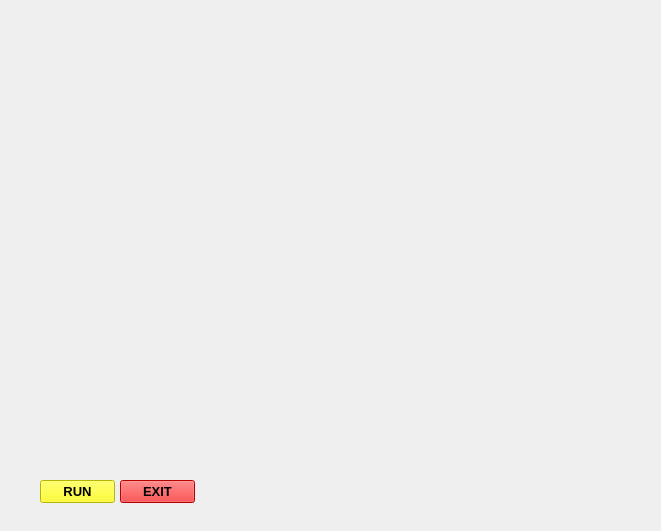
<?xml version="1.0" encoding="UTF-8"?>
<ui version="4.0">
 <class>ANDY</class>
 <widget class="QMainWindow" name="ANDY">
  <property name="geometry">
   <rect>
    <x>0</x>
    <y>0</y>
    <width>661</width>
    <height>531</height>
   </rect>
  </property>
  <property name="windowTitle">
   <string>MainWindow</string>
  </property>
  <widget class="QWidget" name="centralwidget">
   <widget class="QLabel" name="label">
    <property name="geometry">
     <rect>
      <x>-4</x>
      <y>2</y>
      <width>671</width>
      <height>531</height>
     </rect>
    </property>
    <property name="text">
     <string/>
    </property>
    <property name="pixmap">
     <pixmap>../../../Downloads/pexels-alex-knight-2599244.jpg</pixmap>
    </property>
    <property name="scaledContents">
     <bool>true</bool>
    </property>
   </widget>
   <widget class="QPushButton" name="pushButton">
    <property name="geometry">
     <rect>
      <x>40</x>
      <y>480</y>
      <width>75</width>
      <height>23</height>
     </rect>
    </property>
    <property name="font">
     <font>
      <pointsize>10</pointsize>
      <weight>75</weight>
      <bold>true</bold>
     </font>
    </property>
    <property name="styleSheet">
     <string notr="true">background-color: rgb(255, 255, 0);</string>
    </property>
    <property name="text">
     <string>RUN</string>
    </property>
   </widget>
   <widget class="QPushButton" name="pushButton_2">
    <property name="geometry">
     <rect>
      <x>120</x>
      <y>480</y>
      <width>75</width>
      <height>23</height>
     </rect>
    </property>
    <property name="font">
     <font>
      <pointsize>10</pointsize>
      <weight>75</weight>
      <bold>true</bold>
     </font>
    </property>
    <property name="styleSheet">
     <string notr="true">background-color: rgb(255, 255, 0);
background-color: rgb(255, 0, 0);</string>
    </property>
    <property name="text">
     <string>EXIT</string>
    </property>
   </widget>
   <widget class="QTextBrowser" name="textBrowser">
    <property name="geometry">
     <rect>
      <x>70</x>
      <y>30</y>
      <width>256</width>
      <height>41</height>
     </rect>
    </property>
    <property name="font">
     <font>
      <pointsize>16</pointsize>
      <weight>75</weight>
      <bold>true</bold>
     </font>
    </property>
    <property name="styleSheet">
     <string notr="true">background:transparent;
borde-radius:none;</string>
    </property>
   </widget>
   <widget class="QTextBrowser" name="textBrowser_2">
    <property name="geometry">
     <rect>
      <x>320</x>
      <y>30</y>
      <width>256</width>
      <height>41</height>
     </rect>
    </property>
    <property name="font">
     <font>
      <pointsize>16</pointsize>
      <weight>75</weight>
      <bold>true</bold>
     </font>
    </property>
    <property name="styleSheet">
     <string notr="true">background:transparent;
borde-radius:none;</string>
    </property>
   </widget>
  </widget>
 </widget>
 <resources/>
 <connections/>
</ui>
